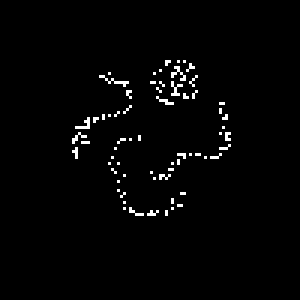
%> input picture matlab/swirls.bmp, 100 x 100 px (shown 3 times larger)
$ octave demoSwirls.m   (GNU Octave 9; MATLAB toolbox functions it lacks are replaced by stand-ins)
%> lines starting %> are read from the running program, lines starting %| are printed output that depends on the picture; in (x1, y1, x2, y2) boxes, pixels count from 0 and x2, y2 are one past the last pixel; in counts of white or black regions, pixels touching at a corner belong together; the program's own positions count from 1
### matlab/SpectralCluster.m
function [labels, PcEig, Centres] = SpectralCluster(x, sigma)

% SPECTRALCLUSTER Clusters a dataset automatically determining the number of clusters.

% SPECTRAL
%
% Clusters an arbitrary dataset using the spectral clustering algorithm
% outlined in "Automatic Determination of the Number of Clusters using
% Spectral Algorithms" by Sanguinetti, Lawrence and Laidler.
%
% SPECTRALCLUSTER(x, sigma, lambda)
% x is the input data.
% sigma is the variance measure used when computing the affinity matrix.
% lambda is a measure of the elongation of a centre's variance when doing
% a Mahalanobis k-means clustering. i.e. Lambda = 1 gives a circular
% covariance, Lambda < 1 gives preference to points lying along the vector
% normal between the centre and the origin.
%
% Written by Guido Sanguinetti and Jonathan Laidler, April 2005

% initialisations
npts=size(x,1);
options=foptions;
ExtraCluster=0;
Dim=2;
lambda = 0.2;

% compute the similarity matrix A and the matrix L
A=zeros(npts,npts);
for i=1:npts
    for j=1:npts
        A(i,j) = exp(-norm(x(i,:)-x(j,:))^2/sigma);
    end
end
D = (sum(A,2));
L = inv(diag(sqrt(D)))*(A/diag(sqrt(D)));

% find the eigenvectors associated with the 10 largest eigenvalues of L
%OPTS.disp = 0;
%[Y, eigvals] = eigs(L, 10, 'LM', OPTS);
[void,Y,eigvals]= ppca(L,10); %ppca gives an alternative eigen-decomposition
[eigvals, eigvalIndices] = sort(diag(eigvals), 1, 'descend');
Y = Y(:,eigvalIndices);
PcEig = Y(:,(1:Dim));

% the first Centre is initialised
norms = diag(PcEig*PcEig');
[void, index(1)] = max(norms);
Centres = PcEig(index(1), :);

% the second Centre is initialised
S = ((PcEig*Centres(1, :)').^2)./(norms);
[void, index(2)] = min(S);
Centres = [PcEig(index, :)];

while  ExtraCluster==0 & Dim <10

    % introduce a new centre at the origin and do k-means
    Centres = [Centres; zeros(1,Dim)];
    [Centres, options, labels] = mahKmeans(Centres, PcEig, lambda, options);
    for i = 1:Dim+1
        for j = 1:npts
            CentrDist(i,j) = norm(PcEig(j,:)-Centres(i,:));
        end
    end
    % if anything is assigned to this new centre, there is an extra cluster
    if max(labels(:,Dim+1)) == 1
        ExtraCluster = 0;
        Dim = Dim+1;
        % take the next eigenvector from Y
        PcEig = Y(:,(1:Dim));
        % re-initialise the centres
        Centres=zeros(Dim,Dim);
        for i=1:Dim
            [void,point] = min(CentrDist(i,:));
            Centres(i,:)=PcEig(point,:);
        end
    else
        ExtraCluster = 1;
    end
end

% erase the last column of labels, as it is empty
labels = labels(:,1:Dim);

### matlab/demoSwirls.m
% DEMOSWIRLS A demonstration of spectral clustering on the swirls data set.

% SPECTRAL

clear all;
close all;
clc

filename = 'swirls.bmp';
sigma2 = 0.5;

% filename = 'swirls.bmp';
% sigma2 = 1;

image = imread(filename);
%> image is the input picture: size 100x100x3 uint8; 1.8% white in thin lines or dots, all inside (x1, y1, x2, y2) = (24, 20, 77, 72)
image = image(:,:,1);
[x1, x2] = find(image);
%> x1 = 185 values from 21 to 72; x2 = 185 values from 25 to 77
x = [x1 x2];
%> x = 185 rows, first 12: [47 25; 48 25; 51 25; 43 26; 46 26; 47 26; 50 26; 51 26; 52 26; 53 26; 43 27; 45 27]

% plot all the data points together
figure;
plot(x(:,1), x(:,2), 'kx');
xlim([0 100]);
ylim([0 100]);
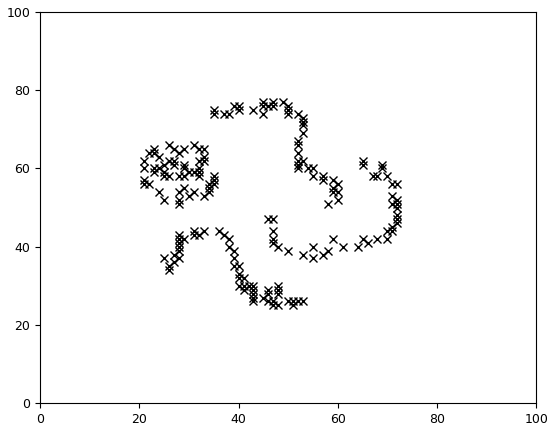
%> figure redrawn from the program's plot data
fprintf('This is the image to be segmented\nPress any key to continue\n');
pause

% run the clustering algorithm
[labels, PcEig, Centres] = SpectralCluster(x, sigma2);
%> in SpectralCluster, `npts=size(x,1);`: npts = 185
%> the run ends on the next line

$ run again, with matlab/ear.bmp copied over matlab/swirls.bmp
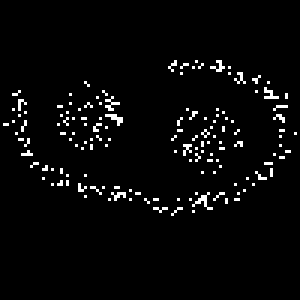
%> input picture matlab/ear.bmp, 100 x 100 px (shown 3 times larger)
%> image is the input picture: size 100x100x3 uint8; 3.3% white in thin lines or dots, all inside (x1, y1, x2, y2) = (1, 20, 99, 72)
%> x1 = 326 values from 21 to 72; x2 = 326 values from 2 to 99
%> x = 326 rows, first 12: [42 2; 42 3; 32 5; 37 5; 41 5; 32 6; 45 6; 31 7; 34 7; 35 7; 36 7; 37 7]
%> `ylim([0 100]);`:
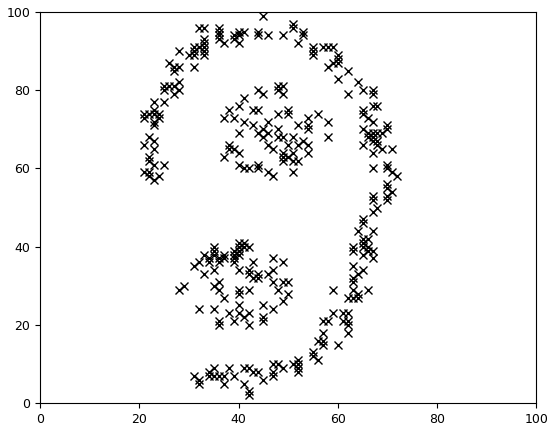
%> figure redrawn from the program's plot data
%> npts = 326
